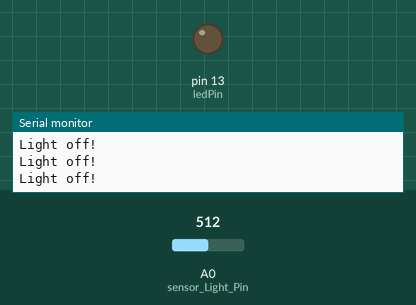
This program was run on a simulated Arduino Uno, built with avr-gcc and run on an emulated ATmega328P. Shown: output pins drawn as LEDs (lit = HIGH), the last lines printed to the serial monitor. Inputs (shaded band) come from the test bench; at power-on: A0 (sensor_Light_Pin) = 512.

Above: at 1.2 s.
1.3 s: A0 (sensor_Light_Pin) set to 481
At 2.5 s:
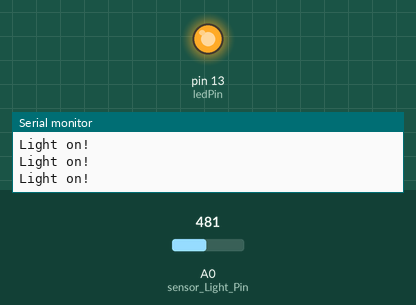
2.8 s: A0 (sensor_Light_Pin) set to 511
At 3.6 s:
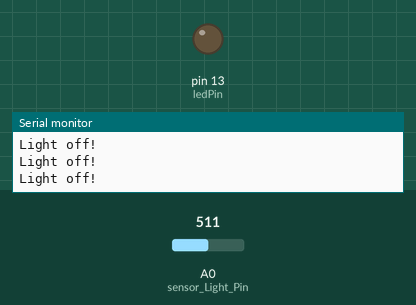
Timing chart, 0 to 5.8 s (numbered marks = the images above; inputs shaded):
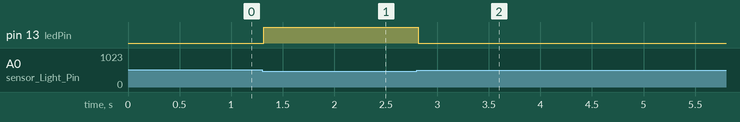

Measured:
- the behaviour switches between 500 and 499 on A0 (sensor_Light_Pin) (found by bisection; images 0 and 1)
- after the input at 1.3 s, pin 13 (ledPin): LOW → HIGH at once
- after the input at 2.8 s, pin 13 (ledPin): HIGH → LOW at once

The program:

main.cpp
```cpp
#include <Arduino.h>

int sensor_Light_Pin = A0;  // Пин дла датчика освещённости
int ledPin = 13;     // Пин для светодиода
int sensor_Light_Value = 0; // Переменная для сохранения значения, поступающего с датчика
int sensor_Light_Analog = 500;    // Пороговое значение для срабатывание датчика

void setup() {
  Serial.begin(9600);      // Инициализация последовательного соединения и задание скорости передачи данных в бит/с(бод)
  pinMode(ledPin, OUTPUT); // Установка режима работы пина светодиода на выход
}

void loop() {
  sensor_Light_Value = analogRead(sensor_Light_Pin); // Чтение значения с датчика
  // Сравнение значения с порта А0 с пороговым значением
  if (sensor_Light_Value < sensor_Light_Analog) {
    Serial.println("Light on!"); // Вывод надписи в мониторе последовательного порта
    digitalWrite(ledPin, HIGH);  // Загорается светодиод
  }
  else {
    Serial.println("Light off!"); // Вывод надписи в мониторе последовательного порта
    digitalWrite(ledPin, LOW);    // Светодиод не горит
  }
}
```
